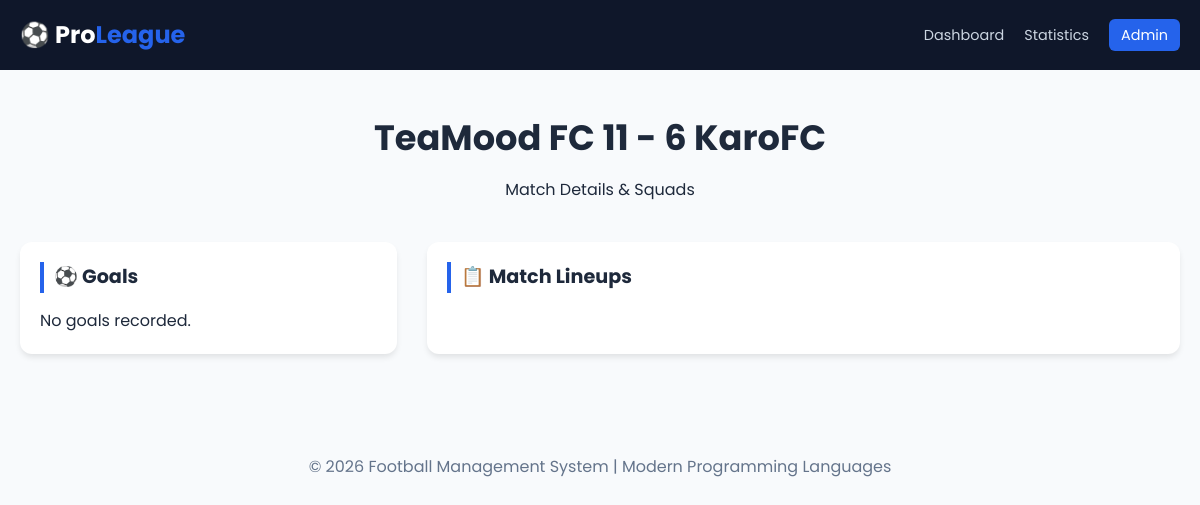
The page /match/2/ on the database its author committed.
### stats/models.py (models this page shows, shortened)
class Match(models.Model):
    home_team = models.ForeignKey(Team, on_delete=models.CASCADE, related_name='home_matches')
    away_team = models.ForeignKey(Team, on_delete=models.CASCADE, related_name='away_matches')
    home_score = models.IntegerField(default=0)
    away_score = models.IntegerField(default=0)
    date = models.DateTimeField(auto_now_add=True)
    squad = models.ManyToManyField(Player, related_name='matches_played', blank=True)

class Team(models.Model):
    name = models.CharField(max_length=100, unique=True)
    city = models.CharField(max_length=50)

### stats/views.py (the view)
# urls.py: path('match/<int:match_id>/', views.match_detail, name='match_detail'),
def match_detail(request, match_id):
    match = get_object_or_404(Match, id=match_id)
    scorers = match.goals_scored.all().order_by('minute')
    squad = match.squad.all()
    return render(request, 'stats/match_detail.html', {'match': match, 'scorers': scorers, 'squad': squad})

### stats/templates/stats/match_detail.html (shortened to what this page needs)
{% extends 'stats/base.html' %}
{% block content %}
<div class="hero-section">
    <h1>{{ match.home_team.name }} {{ match.home_score }} - {{ match.away_score }} {{ match.away_team.name }}</h1>
    <p>Match Details & Squads</p>
</div>
<div class="dashboard-grid">
    <div class="card">
        <div class="card-header"><h2>⚽ Goals</h2></div>
        <ul style="list-style:none;">
            {% for g in scorers %}
                <li style="padding:10px 0; border-bottom:1px solid #eee;">
                    <strong>{{ g.player.first_name }} {{ g.player.last_name }}</strong>
                    <span style="color:var(--primary-color)">({{ g.minute }}')</span>
                </li>
            {% empty %}
                <li>No goals recorded.</li>
            {% endfor %}
        </ul>
    </div>
    <div class="card">
        <div class="card-header"><h2>📋 Match Lineups</h2></div>
    </div>
</div>
{% endblock %}

### stats/static/css/style.css (style rules this page uses)
:root { --primary-color: #2563eb; --dark-bg: #0f172a; --card-bg: #ffffff; --text-main: #1e293b; --text-muted: #64748b; --accent: #fbbf24; }
* { margin: 0; padding: 0; box-sizing: border-box; }
body { font-family: 'Poppins', sans-serif; background-color: #f8fafc; color: var(--text-main); line-height: 1.6; }
.hero-section { padding: 40px 0; text-align: center; }
.hero-section h1 { font-size: 2.2rem; margin-bottom: 10px; }
.dashboard-grid { display: grid; grid-template-columns: 1fr 2fr; gap: 30px; margin-bottom: 40px; }
.card { background: white; border-radius: 12px; box-shadow: 0 4px 6px -1px rgba(0,0,0,0.1); padding: 20px; margin-bottom: 20px; }
.card-header h2 { font-size: 1.2rem; margin-bottom: 15px; border-left: 4px solid var(--primary-color); padding-left: 10px; }

### rows shown on the page
Match: home_team.name "TeaMood FC", home_score "11", away_score "6", away_team.name "KaroFC"
